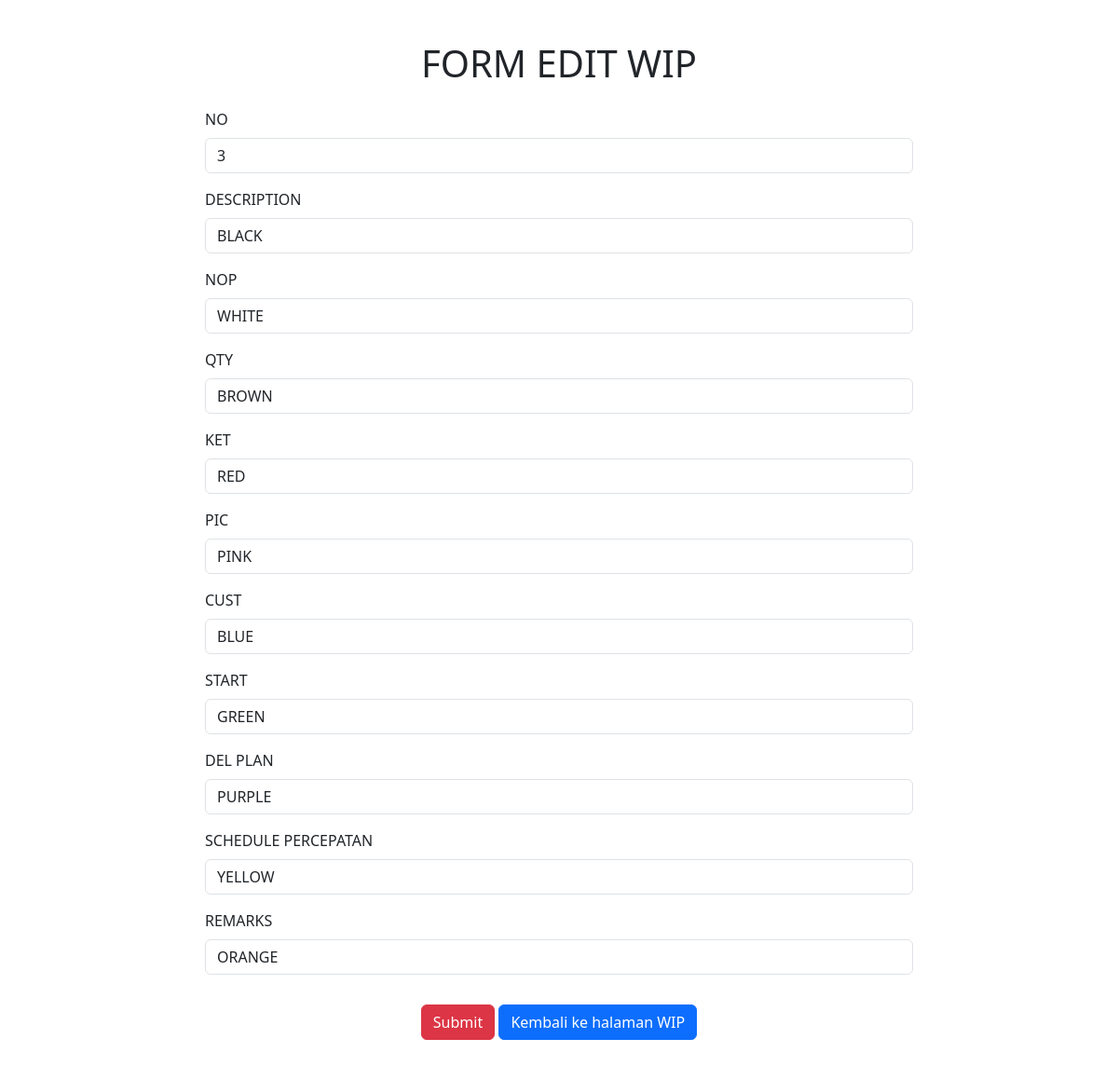
/edit-wip.php?id=2, run on the app's committed database.
### tables this page shows
CREATE TABLE `wip` (
  `id` int(255) NOT NULL,
  `NO` int(255) NOT NULL,
  `DESCRIPTION` varchar(255) NOT NULL,
  `NOP` varchar(255) NOT NULL,
  `QTY` varchar(255) NOT NULL,
  `KET` varchar(255) NOT NULL,
  `PIC` varchar(255) NOT NULL,
  `CUST` varchar(255) NOT NULL,
  `START` varchar(255) NOT NULL,
  `DEL_PLAN` varchar(255) NOT NULL,
  `SCHEDULE_PERCEPATAN` varchar(255) NOT NULL,
  `REMARKS` varchar(255) NOT NULL
);

### edit-wip.php (the view, shortened to what this page needs)
<?php
    include_once("./koneksi.php");
    $id = intval($_GET["id"]);
    $query_get_wip = mysqli_query($db, "SELECT * FROM wip WHERE id=$id");
    $wip = mysqli_fetch_assoc($query_get_wip);
?>
<!DOCTYPE html>
<html lang="en">
<head>
    <link href="https://cdn.jsdelivr.net/npm/bootstrap@5.3.3/dist/css/bootstrap.min.css" rel="stylesheet">
</head>
<body>
    <div class="container form-container">
        <h1 class="my-4 text-center">FORM EDIT WIP</h1>
        <form action="" method="POST">
            <div class="mb-3">
                <label for="NO" class="form-label">NO</label>
                <input required value="<?php echo htmlspecialchars($wip['NO'], ENT_QUOTES, 'UTF-8'); ?>" type="text" name="NO" class="form-control" id="NO">
            </div>
            <div class="mb-3">
                <label for="DESCRIPTION" class="form-label">DESCRIPTION</label>
                <input required value="<?php echo htmlspecialchars($wip['DESCRIPTION'], ENT_QUOTES, 'UTF-8'); ?>" type="text" name="DESCRIPTION" class="form-control" id="DESCRIPTION">
            </div>
            <div class="mb-3">
                <label for="NOP" class="form-label">NOP</label>
                <input required value="<?php echo htmlspecialchars($wip['NOP'], ENT_QUOTES, 'UTF-8'); ?>" type="text" name="NOP" class="form-control" id="NOP">
            </div>
            <div class="mb-3">
                <label for="QTY" class="form-label">QTY</label>
                <input required value="<?php echo htmlspecialchars($wip['QTY'], ENT_QUOTES, 'UTF-8'); ?>" type="text" name="QTY" class="form-control" id="QTY">
            </div>
            <div class="mb-3">
                <label for="KET" class="form-label">KET</label>
                <input required value="<?php echo htmlspecialchars($wip['KET'], ENT_QUOTES, 'UTF-8'); ?>" type="text" name="KET" class="form-control" id="KET">
            </div>
            <div class="mb-3">
                <label for="PIC" class="form-label">PIC</label>
                <input required value="<?php echo htmlspecialchars($wip['PIC'], ENT_QUOTES, 'UTF-8'); ?>" type="text" name="PIC" class="form-control" id="PIC">
            </div>
            <div class="mb-3">
                <label for="CUST" class="form-label">CUST</label>
                <input required value="<?php echo htmlspecialchars($wip['CUST'], ENT_QUOTES, 'UTF-8'); ?>" type="text" name="CUST" class="form-control" id="CUST">
            </div>
            <div class="mb-3">
                <label for="START" class="form-label">START</label>
                <input required value="<?php echo htmlspecialchars($wip['START'], ENT_QUOTES, 'UTF-8'); ?>" type="text" name="START" class="form-control" id="START">
            </div>
            <div class="mb-3">
                <label for="DEL_PLAN" class="form-label">DEL PLAN</label>
                <input required value="<?php echo htmlspecialchars($wip['DEL_PLAN'], ENT_QUOTES, 'UTF-8'); ?>" type="text" name="DEL_PLAN" class="form-control" id="DEL_PLAN">
            </div>
            <div class="mb-3">
                <label for="SCHEDULE_PERCEPATAN" class="form-label">SCHEDULE PERCEPATAN</label>
                <input required value="<?php echo htmlspecialchars($wip['SCHEDULE_PERCEPATAN'], ENT_QUOTES, 'UTF-8'); ?>" type="text" name="SCHEDULE_PERCEPATAN" class="form-control" id="SCHEDULE_PERCEPATAN">
            </div>
            <div class="mb-3">
                <label for="REMARKS" class="form-label">REMARKS</label>
                <input required value="<?php echo htmlspecialchars($wip['REMARKS'], ENT_QUOTES, 'UTF-8'); ?>" type="text" name="REMARKS" class="form-control" id="REMARKS">
            </div>
            <div class="text-center">
                <button type="submit" name="submit" class="btn btn-danger my-3">Submit</button>
                <a class="btn btn-primary" href="./wip.php">Kembali ke halaman WIP</a>
            </div>
        </form>
    </div>
</body>
</html>

### edit-wip.php (style rules this page uses)
.form-container { margin: 0 auto; padding: 20px; max-width: 800px; }

### data on the page
wip: NO "3", DESCRIPTION "BLACK", NOP "WHITE", QTY "BROWN", KET "RED", PIC "PINK", CUST "BLUE", START "GREEN", DEL_PLAN "PURPLE", SCHEDULE_PERCEPATAN "YELLOW", REMARKS "ORANGE"
